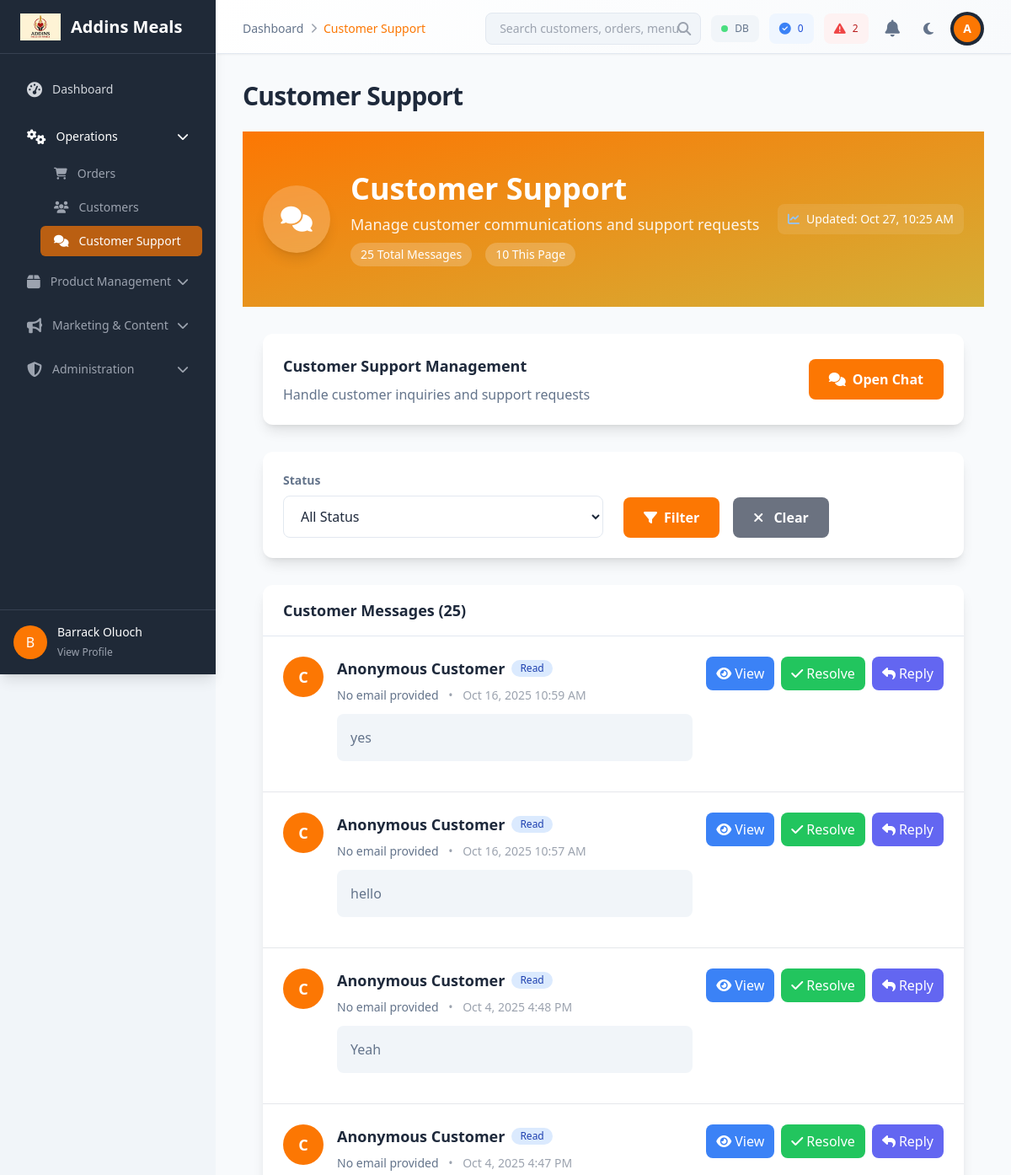
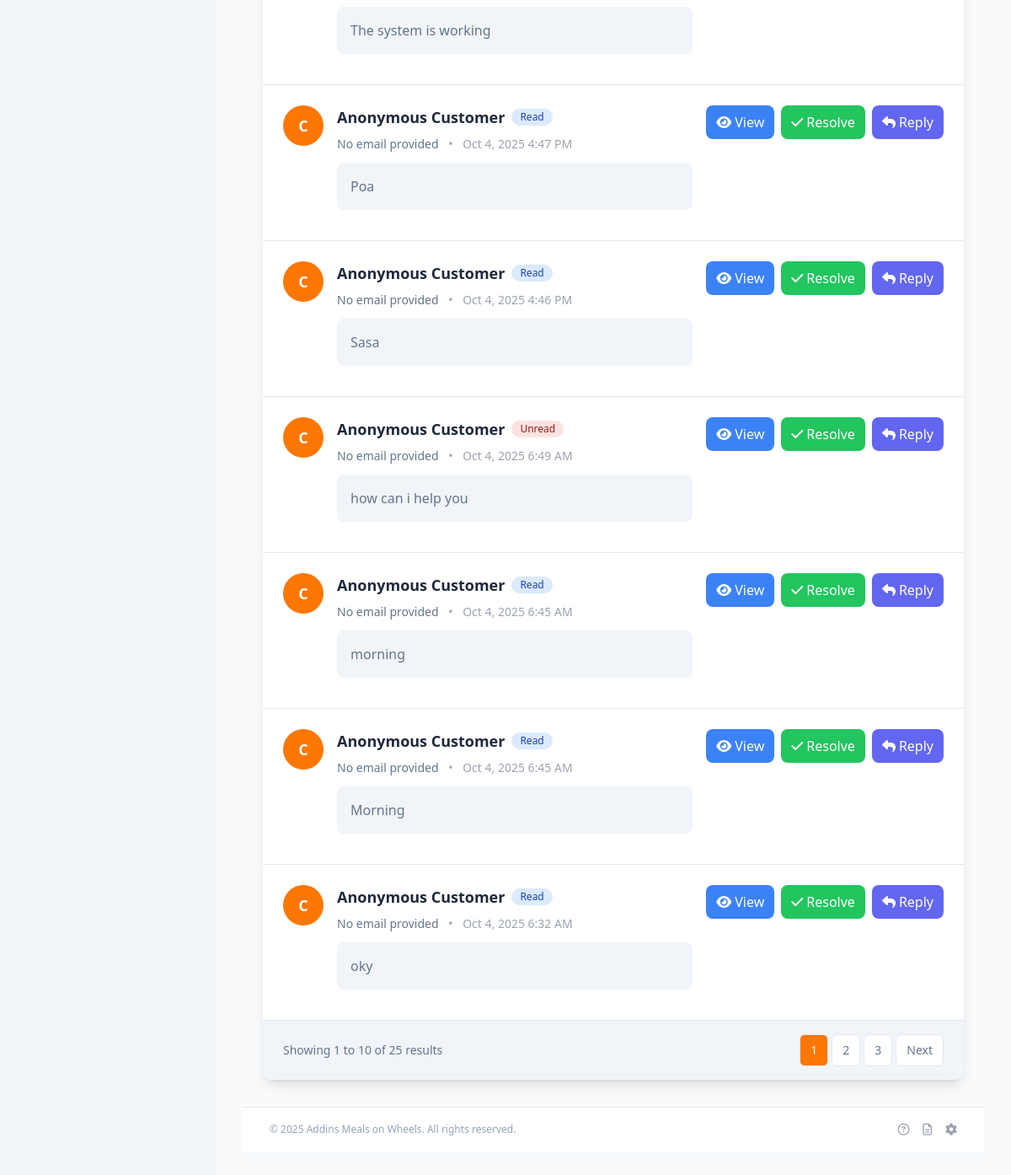
The app's page /admin/customer_support.php (signed in) with its own data (2 pictures, top to bottom).
### tables this page shows
CREATE TABLE `customer_messages` (
  `id` int(11) NOT NULL,
  `customer_id` int(11) DEFAULT NULL,
  `customer_name` varchar(100) NOT NULL,
  `customer_email` varchar(100) NOT NULL,
  `subject` varchar(200) DEFAULT NULL,
  `message` text NOT NULL,
  `status` enum('unread','read','replied','resolved') DEFAULT 'unread',
  `response` text DEFAULT NULL,
  `admin_id` int(11) DEFAULT NULL,
  `created_at` timestamp NOT NULL DEFAULT current_timestamp(),
  `updated_at` timestamp NOT NULL DEFAULT current_timestamp() ON UPDATE current_timestamp()
);

### admin/customer_support.php (the view, shortened to what this page needs)
<?php
require_once __DIR__ . '/includes/functions.php';
$status_filter = $_GET['status'] ?? '';
$page = isset($_GET['page']) ? (int)$_GET['page'] : 1;
$per_page = 10;
$offset = ($page - 1) * $per_page;
$where_conditions = [];
$params = [];
$where_clause = !empty($where_conditions) ? 'WHERE ' . implode(' AND ', $where_conditions) : '';
$total_sql = "SELECT COUNT(*) as count FROM customer_messages $where_clause";
$total_stmt = $pdo->prepare($total_sql);
$total_stmt->execute($params);
$total_messages = (int)$total_stmt->fetch(PDO::FETCH_ASSOC)['count'];
$sql = "SELECT cm.*, u.name as customer_name, u.email as customer_email
        FROM customer_messages cm
        LEFT JOIN users u ON cm.customer_id = u.id
        $where_clause
        ORDER BY cm.created_at DESC
        LIMIT $offset, $per_page";
$stmt = $pdo->prepare($sql);
$stmt->execute($params);
$messages = $stmt->fetchAll(PDO::FETCH_ASSOC);
$total_pages = ceil($total_messages / $per_page);
require_once 'includes/header.php';
?>
<div class="bg-gradient-to-br from-primary via-primary-dark to-secondary text-white">
    <div class="container mx-auto px-6 py-12">
        <div class="flex flex-col lg:flex-row lg:items-center lg:justify-between">
            <div class="flex items-center space-x-6">
                <div class="h-20 w-20 rounded-full bg-white/20 backdrop-blur-sm flex items-center justify-center text-white font-bold text-3xl shadow-lg">
                    <i class="fas fa-comments"></i>
                </div>
                <div>
                    <h1 class="text-3xl md:text-4xl font-bold mb-2">Customer Support</h1>
                    <p class="text-lg opacity-90 mb-2">Manage customer communications and support requests</p>
                    <div class="flex items-center space-x-4">
                        <span class="px-3 py-1 bg-white/20 backdrop-blur-sm rounded-full text-sm font-medium">
                            <?php echo $total_messages; ?> Total Messages
                        </span>
                        <span class="px-3 py-1 bg-white/20 backdrop-blur-sm rounded-full text-sm font-medium">
                            <?php echo count($messages); ?> This Page
                        </span>
                    </div>
                </div>
            </div>
            <div class="mt-6 lg:mt-0">
                <div class="flex items-center space-x-4 text-sm">
                    <div class="flex items-center space-x-2 bg-white/10 backdrop-blur-sm rounded-lg px-3 py-2">
                        <i class="fas fa-chart-line text-blue-300"></i>
                        <span>Updated: <?php echo date('M j, g:i A'); ?></span>
                    </div>
                </div>
            </div>
        </div>
    </div>
</div>
<div class="container mx-auto px-6 py-8">
    <div class="bg-white rounded-xl shadow-lg p-6 mb-8">
        <div class="flex flex-col sm:flex-row sm:items-center sm:justify-between">
            <div>
                <h3 class="text-lg font-semibold text-gray-900 mb-2">Customer Support Management</h3>
                <p class="text-gray-600">Handle customer inquiries and support requests</p>
            </div>
            <div class="mt-4 sm:mt-0 flex space-x-3">
                <a href="../chat.php"
                   class="bg-primary hover:bg-primary-dark text-white px-6 py-3 rounded-lg font-semibold transition-colors duration-200 flex items-center">
                    <i class="fas fa-comments mr-2"></i>
                    Open Chat
                </a>
            </div>
        </div>
    </div>
    <div class="bg-white rounded-xl shadow-lg p-6 mb-8">
        <form method="GET" class="grid grid-cols-1 md:grid-cols-2 gap-6">
            <div>
                <label for="status" class="block text-sm font-semibold text-gray-700 mb-2">Status</label>
                <select name="status" id="status"
                        class="w-full px-4 py-3 border border-gray-300 rounded-lg focus:ring-2 focus:ring-primary focus:border-transparent">
                    <option value="">All Status</option>
                </select>
            </div>
            <div class="flex items-end space-x-4">
                <button type="submit" class="bg-primary hover:bg-primary-dark text-white px-6 py-3 rounded-lg font-semibold transition-colors duration-200 flex items-center">
                    <i class="fas fa-filter mr-2"></i>
                    Filter
                </button>
                <a href="customer_support.php" class="bg-gray-500 hover:bg-gray-600 text-white px-6 py-3 rounded-lg font-semibold transition-colors duration-200">
                    <i class="fas fa-times mr-2"></i>
                    Clear
                </a>
            </div>
        </form>
    </div>
    <div class="bg-white rounded-xl shadow-lg overflow-hidden">
        <div class="px-6 py-4 border-b border-gray-200">
            <h2 class="text-lg font-semibold text-gray-900">Customer Messages (<?php echo $total_messages; ?>)</h2>
        </div>
        <?php if (empty($messages)): ?>
            <div class="p-12 text-center">
                <i class="fas fa-comments text-4xl text-gray-400 mb-4"></i>
                <h3 class="text-lg font-medium text-gray-900 mb-2">No messages found</h3>
                <p class="text-gray-500 mb-4">No customer messages match your current filters.</p>
                <a href="../chat.php" class="bg-primary hover:bg-primary-dark text-white px-6 py-3 rounded-lg font-semibold transition-colors duration-200 flex items-center mx-auto w-fit">
                    <i class="fas fa-comments mr-2"></i>
                    Start Chat
                </a>
            </div>
        <?php else: ?>
            <div class="divide-y divide-gray-200">
                <?php foreach ($messages as $message): ?>
                    <div class="p-6 hover:bg-gray-50 transition-colors duration-200">
                        <div class="flex items-start justify-between">
                            <div class="flex items-start space-x-4 flex-1">
                                <div class="flex-shrink-0">
                                    <div class="h-12 w-12 rounded-full bg-primary flex items-center justify-center text-white font-semibold text-lg">
                                        <?php echo strtoupper(substr($message['customer_name'] ?? 'C', 0, 1)); ?>
                                    </div>
                                </div>
                                <div class="flex-1 min-w-0">
                                    <div class="flex items-center space-x-2 mb-2">
                                        <h3 class="text-lg font-semibold text-gray-900">
                                            <?php echo htmlspecialchars($message['customer_name'] ?? 'Anonymous Customer'); ?>
                                        </h3>
                                        <span class="px-2.5 py-0.5 rounded-full text-xs font-medium <?php echo getMessageStatusBadgeClass($message['status']); ?>">
                                            <?php echo ucfirst($message['status'] ?? 'unread'); ?>
                                        </span>
                                    </div>
                                    <div class="text-sm text-gray-600 mb-3">
                                        <span class="font-medium"><?php echo htmlspecialchars($message['customer_email'] ?? 'No email provided'); ?></span>
                                        <span class="text-gray-400 mx-2">•</span>
                                        <span class="text-gray-400">
                                            <?php echo date('M j, Y g:i A', strtotime($message['created_at'])); ?>
                                        </span>
                                    </div>
                                    <div class="bg-gray-50 rounded-lg p-4 mb-3">
                                        <p class="text-gray-700 line-clamp-3">
                                            <?php echo htmlspecialchars(substr($message['message'] ?? '', 0, 200) . (strlen($message['message'] ?? '') > 200 ? '...' : '')); ?>
                                        </p>
                                    </div>
                                </div>
                            </div>
                            <div class="flex items-center space-x-2 ml-4">
                                <button onclick="viewMessage(<?php echo $message['id']; ?>)"
                                   class="bg-blue-500 hover:bg-blue-600 text-white px-3 py-2 rounded-lg font-medium transition-colors duration-200 flex items-center space-x-1"
                                   title="View Full Message">
                                    <i class="fas fa-eye"></i>
                                    <span class="hidden sm:inline">View</span>
                                </button>
                                <?php if (($message['status'] ?? 'unread') !== 'resolved'): ?>
                                    <form method="POST" class="inline">
                                        <button type="submit" name="update_message_status"
                                                class="bg-green-500 hover:bg-green-600 text-white px-3 py-2 rounded-lg font-medium transition-colors duration-200 flex items-center space-x-1"
                                                title="Mark as Resolved">
                                            <i class="fas fa-check"></i>
                                            <span class="hidden sm:inline">Resolve</span>
                                        </button>
                                    </form>
                                <?php endif; ?>
                                <button onclick="replyToMessage(<?php echo $message['id']; ?>)"
                                        class="bg-indigo-500 hover:bg-indigo-600 text-white px-3 py-2 rounded-lg font-medium transition-colors duration-200 flex items-center space-x-1"
                                        title="Send Response">
                                    <i class="fas fa-reply"></i>
                                    <span class="hidden sm:inline">Reply</span>
                                </button>
                            </div>
                        </div>
                    </div>
                <?php endforeach; ?>
            </div>
            <?php if ($total_pages > 1): ?>
                <div class="px-6 py-4 border-t border-gray-200 bg-gray-50">
                    <div class="flex items-center justify-between">
                        <div class="text-sm text-gray-700">
                            Showing <?php echo (($page - 1) * $per_page) + 1; ?> to <?php echo min($page * $per_page, $total_messages); ?> of <?php echo $total_messages; ?> results
                        </div>
                        <div class="flex space-x-1">
                            <?php for ($i = max(1, $page - 2); $i <= min($total_pages, $page + 2); $i++): ?>
                                <a href="?page=<?php echo $i; ?><?php echo !empty($status_filter) ? '&status=' . urlencode($status_filter) : ''; ?>"
                                   class="px-3 py-2 border <?php echo $i === $page ? 'bg-primary text-white' : 'border-gray-300 text-gray-700 bg-white hover:bg-gray-50'; ?> rounded-md text-sm font-medium">
                                    <?php echo $i; ?>
                                </a>
                            <?php endfor; ?>
                            <?php if ($page < $total_pages): ?>
                                <a href="?page=<?php echo $page + 1; ?><?php echo !empty($status_filter) ? '&status=' . urlencode($status_filter) : ''; ?>"
                                   class="px-3 py-2 border border-gray-300 rounded-md text-sm font-medium text-gray-700 bg-white hover:bg-gray-50">
                                    Next
                                </a>
                            <?php endif; ?>
                        </div>
                    </div>
                </div>
            <?php endif; ?>
        <?php endif; ?>
    </div>
</div>
<?php
require_once 'includes/footer.php';
?>
<?php
function getMessageStatusBadgeClass($status) {
    $classes = [
        'unread' => 'bg-red-100 text-red-800',
        'read' => 'bg-blue-100 text-blue-800',
        'replied' => 'bg-yellow-100 text-yellow-800',
        'resolved' => 'bg-green-100 text-green-800',
    ];
    return $classes[strtolower($status)] ?? 'bg-gray-100 text-gray-800';
}
?>

### admin/includes/header.php (style rules this page uses)
body { margin: 0; padding: 0; }
:root { --bg-primary: #ffffff; --bg-secondary: #f8fafc; --bg-tertiary: #f1f5f9; --text-primary: #1e293b; --text-secondary: #64748b; --text-muted: #94a3b8; --border-color: #e2e8f0; --shadow-color: rgba(0, 0, 0, 0.1); --card-bg: #ffffff; --input-bg: #ffffff; --sidebar-bg: #ffffff; --primary-color: #fc7703; }
body { background-color: var(--bg-primary); color: var(--text-primary); transition: background-color 0.3s ease, color 0.3s ease; }
.bg-white { background-color: var(--card-bg) !important; }
.bg-gray-50 { background-color: var(--bg-tertiary) !important; }
.bg-gray-100 { background-color: var(--bg-tertiary) !important; }
.text-gray-900 { color: var(--text-primary) !important; }
.text-gray-700 { color: var(--text-secondary) !important; }
.text-gray-600 { color: var(--text-secondary) !important; }
.bg-primary { background-color: var(--primary-color) !important; }
.border-gray-200 { border-color: var(--border-color) !important; }
.border-gray-300 { border-color: var(--border-color) !important; }
input, textarea, select { background-color: var(--input-bg) !important; color: var(--text-primary) !important; border-color: var(--border-color) !important; }
*, *::before, *::after { transition: background-color 0.3s ease, color 0.3s ease, border-color 0.3s ease; }

### admin/customer_support.php (style rules this page uses)
.line-clamp-3 { display: -webkit-box; -webkit-line-clamp: 3; -webkit-box-orient: vertical; overflow: hidden; }

### records on screen
customer_messages: customer_name "C", customer_name "Anonymous Customer", status "Read", customer_email "No email provided", created_at "Oct 16, 2025 10:59 AM", message "yes"
customer_messages: customer_name "C", customer_name "Anonymous Customer", status "Read", customer_email "No email provided", created_at "Oct 16, 2025 10:57 AM", message "hello"
customer_messages: customer_name "C", customer_name "Anonymous Customer", status "Read", customer_email "No email provided", created_at "Oct 4, 2025 4:48 PM", message "Yeah"
customer_messages: customer_name "C", customer_name "Anonymous Customer", status "Read", customer_email "No email provided", created_at "Oct 4, 2025 4:47 PM", message "The system is working"
customer_messages: customer_name "C", customer_name "Anonymous Customer", status "Read", customer_email "No email provided", created_at "Oct 4, 2025 4:47 PM", message "Poa"
customer_messages: customer_name "C", customer_name "Anonymous Customer", status "Read", customer_email "No email provided", created_at "Oct 4, 2025 4:46 PM", message "Sasa"
customer_messages: customer_name "C", customer_name "Anonymous Customer", status "Unread", customer_email "No email provided", created_at "Oct 4, 2025 6:49 AM", message "how can i help you"
customer_messages: customer_name "C", customer_name "Anonymous Customer", status "Read", customer_email "No email provided", created_at "Oct 4, 2025 6:45 AM", message "morning"
customer_messages: customer_name "C", customer_name "Anonymous Customer", status "Read", customer_email "No email provided", created_at "Oct 4, 2025 6:45 AM", message "Morning"
customer_messages: customer_name "C", customer_name "Anonymous Customer", status "Read", customer_email "No email provided", created_at "Oct 4, 2025 6:32 AM", message "oky"

### other values on screen
substr($_SESSION['username'] ?? 'A', 0, 1) "B"
$_SESSION['username'] "Barrack Oluoch"
$breadcrumb['name'] "Dashboard"
$breadcrumb['name'] "Customer Support"
$systemStatus['orders_today'] "0"
$systemStatus['pending_orders'] "2"
substr($_SESSION['name'] ?? 'A', 0, 1) "A"
$page_title "Customer Support"
$total_messages "25"
count($messages) "10"
min($page * $per_page, $total_messages) "10"
